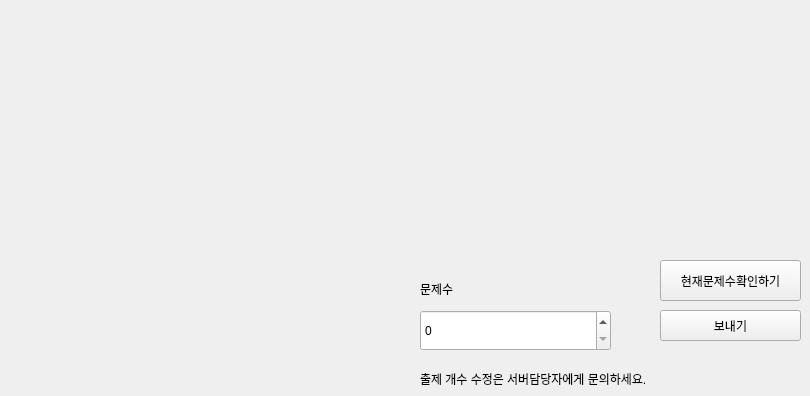
      <widget class="QWidget" name="tab_3">
       <attribute name="title">
        <string>문제출제</string>
       </attribute>
       <widget class="QLabel" name="label_32">
        <property name="geometry">
         <rect>
          <x>420</x>
          <y>280</y>
          <width>67</width>
          <height>17</height>
         </rect>
        </property>
        <property name="text">
         <string>문제수</string>
        </property>
       </widget>
       <widget class="QPushButton" name="quiz_num_ok">
        <property name="geometry">
         <rect>
          <x>660</x>
          <y>310</y>
          <width>141</width>
          <height>31</height>
         </rect>
        </property>
        <property name="text">
         <string>보내기</string>
        </property>
       </widget>
       <widget class="QSpinBox" name="quiz_setnum">
        <property name="geometry">
         <rect>
          <x>420</x>
          <y>310</y>
          <width>191</width>
          <height>41</height>
         </rect>
        </property>
        <property name="readOnly">
         <bool>false</bool>
        </property>
       </widget>
       <widget class="QPushButton" name="quiz_F5">
        <property name="geometry">
         <rect>
          <x>660</x>
          <y>260</y>
          <width>141</width>
          <height>41</height>
         </rect>
        </property>
        <property name="text">
         <string>현재문제수확인하기</string>
        </property>
       </widget>
       <widget class="QLabel" name="label_33">
        <property name="geometry">
         <rect>
          <x>420</x>
          <y>370</y>
          <width>291</width>
          <height>17</height>
         </rect>
        </property>
        <property name="text">
         <string>출제 개수 수정은 서버담당자에게 문의하세요.</string>
        </property>
       </widget>
      </widget>
